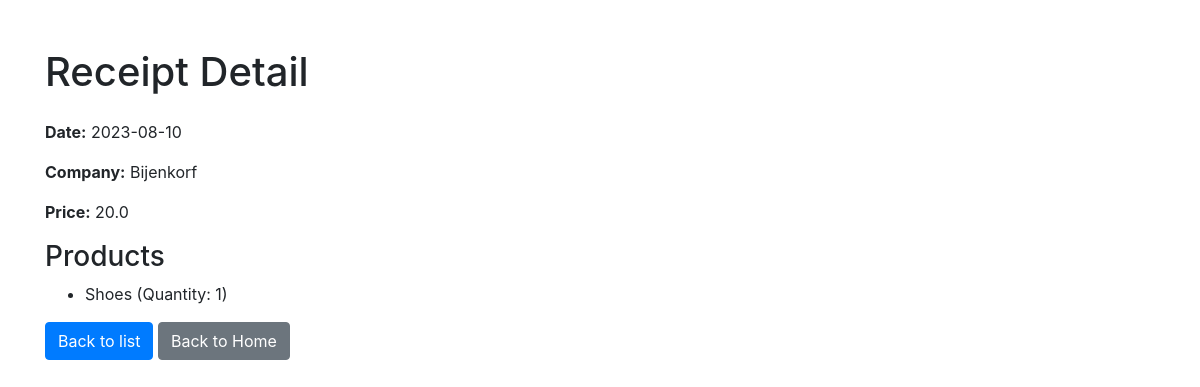
Before: /receipt/1 with the older database file.
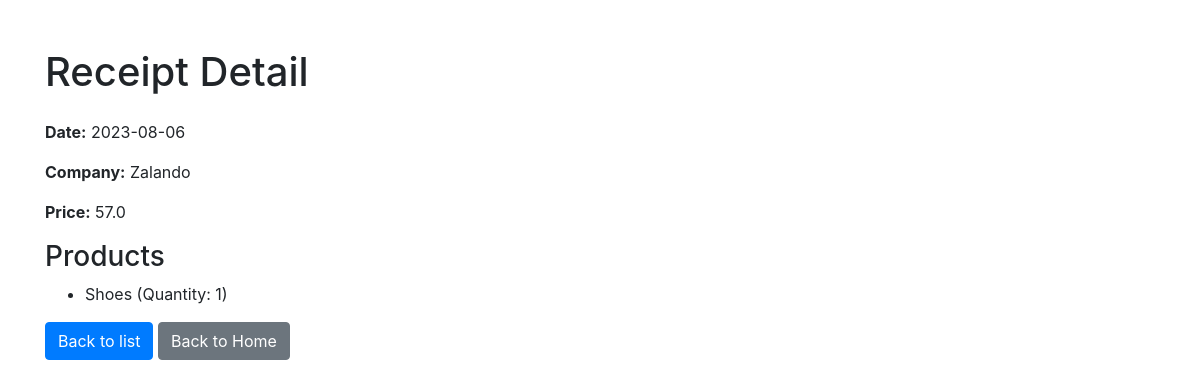
After: the same page with the newer database file.
### database.py (models this page shows)
class Receipt(db.Model):
    id = db.Column(db.Integer, primary_key=True)
    date = db.Column(db.String(50))
    company = db.Column(db.String(50))
    price = db.Column(db.Float)
    products = db.relationship('Product', backref='receipt', cascade="all, delete-orphan", lazy=True)

### app.py (the view)
@app.route('/receipt/<int:id>')
def receipt_detail(id):
    receipt = db.get_or_404(Receipt, id)
    products = Product.query.filter_by(receipt_id=id).all()
    return render_template('receipt/detail.html', receipt=receipt, products=products)

### templates/receipt/detail.html (shortened to what this page needs)
<!DOCTYPE html>
<html>
<head>
    <link href="https://stackpath.bootstrapcdn.com/bootstrap/4.5.2/css/bootstrap.min.css" rel="stylesheet">
</head>
<body>
    <div class="container mt-5">
        <h1 class="mb-4">Receipt Detail</h1>
        <p><strong>Date:</strong> {{ receipt.date }}</p>
        <p><strong>Company:</strong> {{ receipt.company }}</p>
        <p><strong>Price:</strong> {{ receipt.price }}</p>
        <h3>Products</h3>
        <ul>
            {% for product in products %}
            <li>{{ product.name }} (Quantity: {{ product.quantity }})</li>
            {% endfor %}
        </ul>
        <a class="btn btn-primary" href="{{ url_for('receipt_list') }}">Back to list</a>
        <a class="btn btn-secondary" href="{{ url_for('index') }}">Back to Home</a>
    </div>
</body>
</html>

Changed rows visible on the page:
changed Receipt: date "2023-08-10" → "2023-08-06"; company "Bijenkorf" → "Zalando"; price "20.0" → "57.0"
